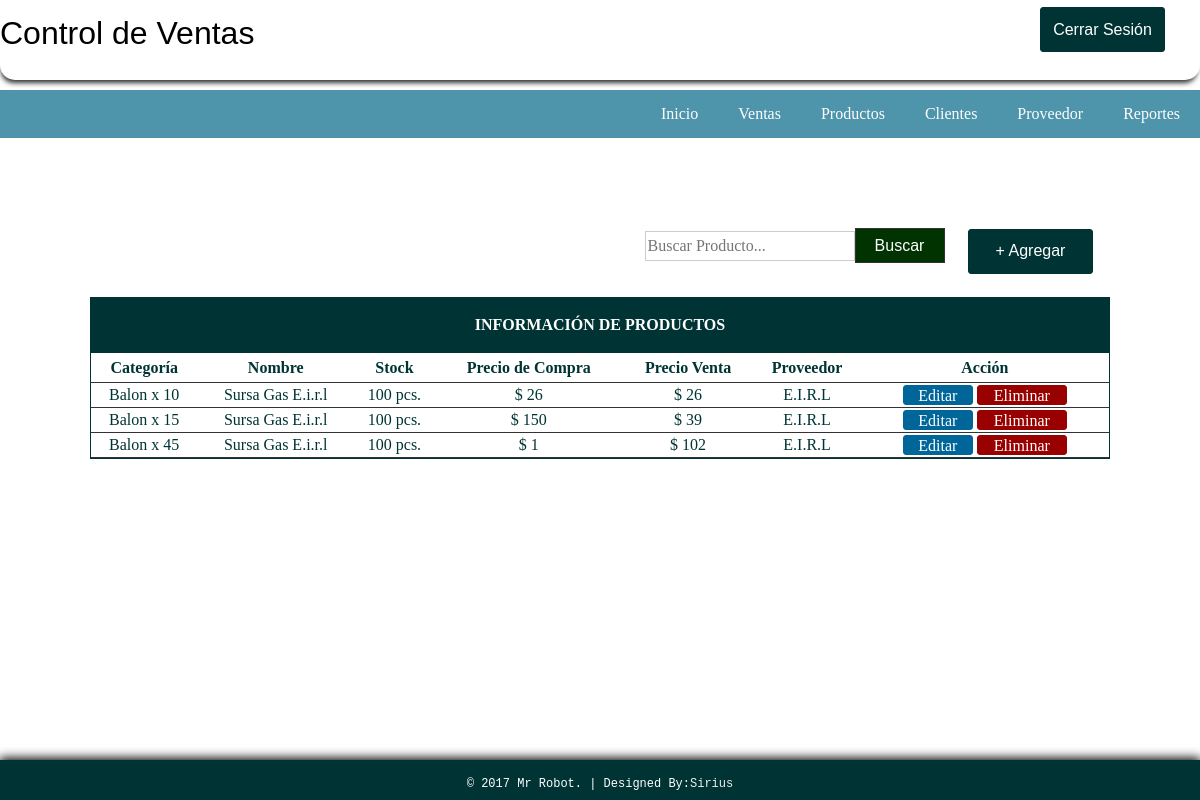
/Producto/products.php (signed in), run on the app's committed database.
### tables this page shows
CREATE TABLE IF NOT EXISTS `products` (
  `id` int(11) NOT NULL,
  `category` varchar(100) NOT NULL,
  `name` varchar(100) NOT NULL,
  `quantity` int(11) NOT NULL,
  `purchase` int(11) NOT NULL,
  `retail` int(11) NOT NULL,
  `supplier` varchar(100) NOT NULL,
  `id_supplier` int(11) NOT NULL,
  KEY `id_supplier` (`id_supplier`),
  KEY `id_supplier_2` (`id_supplier`),
  KEY `id_supplier_3` (`id_supplier`),
  KEY `id_supplier_4` (`id_supplier`)
);

### Producto/products.php (the view, shortened to what this page needs)
<!DOCTYPE>
<html >
<head>
</head>
<link rel="stylesheet" type="text/css" href="../Css/estilos.css">
<body>
<div id="container">
<div id="header">
<p class="Pl">Control de Ventas</p>
  <a href="../logout.php"><input type="button" id="btnadd" value="Cerrar Sesión" align="middle" src="" /></a>
</div>
<br><br><br><br><br>
 <header>
         <nav class="Menu">
                <ul>
                   <li><a href="../index.php">Inicio</a></li>
                   <li><a href="../Ventas/sales.php">Ventas</a></li>
                   <li><a href="products.php">Productos</a></li>
                   <li><a href="../Cliente/customers.php">Clientes</a></li>
                   <li><a href="../Proveedor/supplier.php">Proveedor</a></li>
                   <li><a href="../Ventas/salesreport.php">Reportes</a></li>
               </ul>
           </nav>
       </header>
</div>
<br><br><br><br><br>
<table width="83%" border="0" align="center" cellpadding="0" cellspacing="0">
      <tr>
        <td width="741" align="right">
        <form action="result_products.php" method="get" ecntype="multipart/data-form">
          <input type="text" name="query" style="border:1px solid #CCC; color: #333; width:210px; height:30px;" placeholder="Buscar Producto..." /><input type="submit" id="btnsearch" value="Buscar" name="search" />
        </form>
        </td>
        <td width="115px" height="30">
        <a href="javascript:void(0)" onclick="toggle_visibility('popup-box1')"><input type="button" id="btnadd" value="+ Agregar" style="margin: 0 5 5 5; float: right; "/></a>
        </td>
      </tr>
    </table></th>
  <br>
  <tr>
    <td>
    <table border="0" cellpadding="0" cellspacing="0" align="center" width="85%" style="border:1px solid #033; color:#033;">
     <tr>
     <th colspan="7" align="center" height="55px" style="border-bottom:1px solid #033; background: #033; color:#FFF;">INFORMACIÓN DE PRODUCTOS</th>
    </tr>
      <tr height="30px">
        <th style="border-bottom:1px solid #333;"> Categoría </th>
        <th style="border-bottom:1px solid #333;"> Nombre </th>
        <th style="border-bottom:1px solid #333;"> Stock </th>
        <th style="border-bottom:1px solid #333;"> Precio de Compra </th>
        <th style="border-bottom:1px solid #333;"> Precio Venta </th>
        <th style="border-bottom:1px solid #333;"> Proveedor </th>
        <th style="border-bottom:1px solid #333;"> Acción </th>
      </tr>
       <?php
require('../config.php');
$query="SELECT * FROM products";
$result=mysqli_query($db_link, $query);
while ($row=mysqli_fetch_array($result)){?>
      <tr align="center" style="height:25px">
      	<td style="border-bottom:1px solid #333;"> <?php echo $row['category']; ?> </td>
        <td style="border-bottom:1px solid #333;"> <?php echo $row['name']; ?> </td>
        <td style="border-bottom:1px solid #333;"> <?php echo $row['quantity']; ?> pcs. </td>
        <td style="border-bottom:1px solid #333;">$ <?php echo $row['purchase']; ?> </td>
        <td style="border-bottom:1px solid #333;">$ <?php echo $row['retail']; ?> </td>
        <td style="border-bottom:1px solid #333;"> <?php echo $row['supplier']; ?> </td>
        <td style="border-bottom:1px solid #333;">
        <a href="edit_item.php?id=<?php echo md5($row['id']);?>">
        <input type="button" value="Editar" style="width:70px; height:20px; color:#FFF; background:#069; border:1px solid #069; border-radius:3px;"> </a><a href="delete_item.php?id=<?php echo md5($row['id']);?>"><input type="button" value="Eliminar" style="width:90px; height:20; color:#FFF; background: #900; border:1px solid #900; border-radius:3px;"></a>
        </td>
      </tr>
   <?php
}?>
    </table>
  </td>
  </tr>
<br><br><br>
<div id="footer">
<table border="0" cellpadding="15px" align="center"; style="size: 12px; font-family: 'Courier New', Courier, monospace; color: #FFF; font-size: 12px;">
<tr>
	<td>
    &copy; 2017 Mr Robot.  |  Designed By:<a href="#">Sirius</a>
    </td>
</tr>
</table>
</div>
</body>
</html>

### Css/estilos.css (style rules this page uses)
body { margin:0; font-size:16px; height:100%; margin:0; padding:0; }
header { width: 100%; background-color: #4e94ab; }
.Pl { margin: 15px 0 0 0 ; font-size: 32px; font-family: sans-serif; }
#btnadd { float: right; margin: -45px 35px 0 0 ; border:1px solid #033; background: #033; border-radius:3px; height:45px; width:125px; color: #FFF; font-family:sans-serif; }
#footer { clear: both; background: #033; height: 40px; width: 100%; position: fixed; left: 0px; bottom: 0px; text-align: center; box-shadow:0px -1px 10px 1px #000; }
.Menu ul { margin: 0px; list-style: none; padding: 0px; display: flex; justify-content: flex-end; }
.Menu li a { display: block; padding: 15px 20px; color: #fff; text-decoration: none; }
#header { box-shadow: -1px 5px 5px -2px #333333; position:fixed; width:100%; height:80px; border-radius:0px 0px 15px 15px; background-color:#FFF; }
#btnsearch { border:1px solid #333; background: #030; height:35px; width:90px; color: #FFF; font-family:"Lucida Sans Unicode", "Lucida Grande", sans-serif; }
:root { --baseColor: #606468; }
:root { --gridMaxWidth: 20rem; --gridWidth: 90%; }
:root { --iconFill: var(--baseColor); }
:root { --htmlFontSize: 100%; --bodyBackgroundColor: #2c3338; --bodyColor: var(--baseColor); --bodyFontFamily: 'Open Sans'; --bodyFontFamilyFallback: sans-serif; --bodyFontSize: 0.875rem; --bodyFontWeight: 400; --bodyLineHeight: 1.5; }
:root { --anchorColor: #eee; }
a { color: var(--anchorColor); outline: 0; text-decoration: none; }
:root { --formFieldMargin: 0.875rem; }
input { border: 0; color: #000; font: inherit; }
input[type='submit'] { cursor: pointer; }
.form input[type='password'],.form input[type='text'], { width: 80%; }
:root { --loginBorderRadus: 0.25rem; --loginColor: #eee; --loginInputBackgroundColor: #3b4148; --loginInputHoverBackgroundColor: #434a52; --loginLabelBackgroundColor: #363b41; --loginSubmitBackgroundColor: #ea4c88; --loginSubmitColor: #eee; --loginSubmitHoverBackgroundColor: #d44179; }
:root { --paragraphMarginBottom: 1.5rem; --paragraphMarginTop: 1.5rem; }

### data on the page
products: category "Balon x 10", name "Sursa Gas E.i.r.l", quantity "100", purchase "26", retail "26", supplier "E.I.R.L"
products: category "Balon x 15", name "Sursa Gas E.i.r.l", quantity "100", purchase "150", retail "39", supplier "E.I.R.L"
products: category "Balon x 45", name "Sursa Gas E.i.r.l", quantity "100", purchase "1", retail "102", supplier "E.I.R.L"
